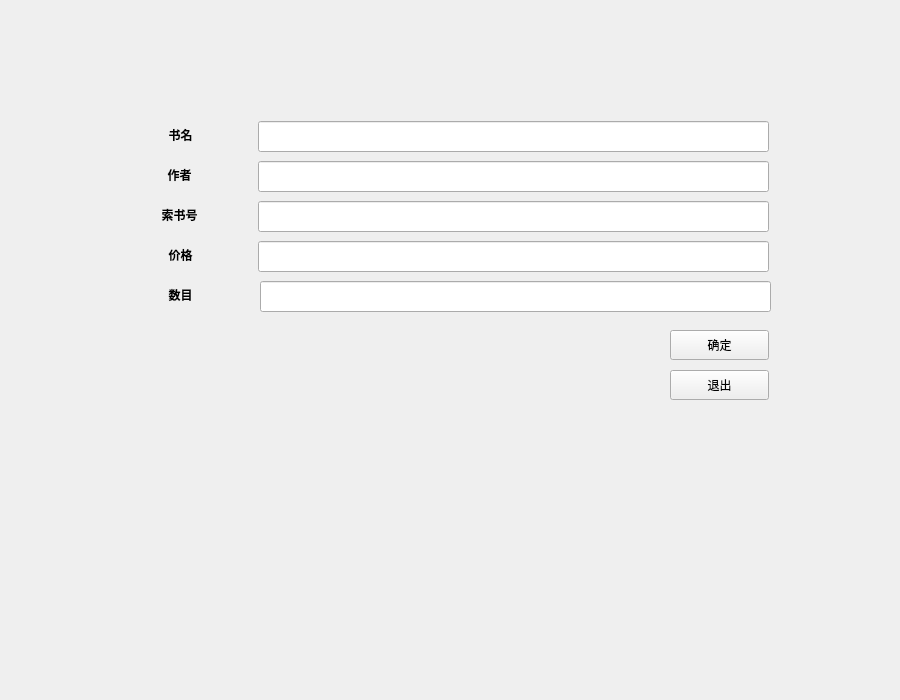
<?xml version="1.0" encoding="UTF-8"?>
<ui version="4.0">
 <class>Add_book</class>
 <widget class="QWidget" name="Add_book">
  <property name="geometry">
   <rect>
    <x>0</x>
    <y>0</y>
    <width>900</width>
    <height>700</height>
   </rect>
  </property>
  <property name="minimumSize">
   <size>
    <width>900</width>
    <height>700</height>
   </size>
  </property>
  <property name="windowTitle">
   <string>添加图书</string>
  </property>
  <property name="styleSheet">
   <string notr="true">background-image: url(:/img/backgroud.png);</string>
  </property>
  <widget class="QWidget" name="verticalLayoutWidget">
   <property name="geometry">
    <rect>
     <x>580</x>
     <y>400</y>
     <width>101</width>
     <height>68</height>
    </rect>
   </property>
   <layout class="QVBoxLayout" name="verticalLayout"/>
  </widget>
  <widget class="QLineEdit" name="in_title">
   <property name="geometry">
    <rect>
     <x>258</x>
     <y>121</y>
     <width>511</width>
     <height>31</height>
    </rect>
   </property>
   <property name="sizePolicy">
    <sizepolicy hsizetype="Fixed" vsizetype="Fixed">
     <horstretch>0</horstretch>
     <verstretch>0</verstretch>
    </sizepolicy>
   </property>
   <property name="minimumSize">
    <size>
     <width>500</width>
     <height>22</height>
    </size>
   </property>
  </widget>
  <widget class="QLabel" name="Title_info">
   <property name="geometry">
    <rect>
     <x>130</x>
     <y>120</y>
     <width>101</width>
     <height>31</height>
    </rect>
   </property>
   <property name="minimumSize">
    <size>
     <width>70</width>
     <height>30</height>
    </size>
   </property>
   <property name="text">
    <string>&lt;html&gt;&lt;head/&gt;&lt;body&gt;&lt;p align=&quot;center&quot;&gt;&lt;span style=&quot; font-weight:600;&quot;&gt;书名&lt;/span&gt;&lt;/p&gt;&lt;/body&gt;&lt;/html&gt;</string>
   </property>
  </widget>
  <widget class="QLineEdit" name="in_writer">
   <property name="geometry">
    <rect>
     <x>258</x>
     <y>161</y>
     <width>511</width>
     <height>31</height>
    </rect>
   </property>
   <property name="minimumSize">
    <size>
     <width>500</width>
     <height>22</height>
    </size>
   </property>
  </widget>
  <widget class="QLabel" name="wtiter_info">
   <property name="geometry">
    <rect>
     <x>129</x>
     <y>160</y>
     <width>101</width>
     <height>31</height>
    </rect>
   </property>
   <property name="sizePolicy">
    <sizepolicy hsizetype="Fixed" vsizetype="Fixed">
     <horstretch>0</horstretch>
     <verstretch>0</verstretch>
    </sizepolicy>
   </property>
   <property name="minimumSize">
    <size>
     <width>70</width>
     <height>30</height>
    </size>
   </property>
   <property name="text">
    <string>&lt;!DOCTYPE HTML PUBLIC &quot;-//W3C//DTD HTML 4.0//EN&quot; &quot;http://www.w3.org/TR/REC-html40/strict.dtd&quot;&gt;
&lt;html&gt;&lt;head&gt;&lt;meta name=&quot;qrichtext&quot; content=&quot;1&quot; /&gt;&lt;style type=&quot;text/css&quot;&gt;
p, li { white-space: pre-wrap; }
&lt;/style&gt;&lt;/head&gt;&lt;body style=&quot; font-family:'SimSun'; font-size:9pt; font-weight:400; font-style:normal;&quot;&gt;
&lt;p align=&quot;center&quot; style=&quot; margin-top:0px; margin-bottom:0px; margin-left:0px; margin-right:0px; -qt-block-indent:0; text-indent:0px;&quot;&gt;&lt;span style=&quot; font-family:'SimSun'; font-weight:600;&quot;&gt;作者&lt;/span&gt;&lt;/p&gt;&lt;/body&gt;&lt;/html&gt;</string>
   </property>
  </widget>
  <widget class="QLineEdit" name="in_ISBN">
   <property name="geometry">
    <rect>
     <x>258</x>
     <y>201</y>
     <width>511</width>
     <height>31</height>
    </rect>
   </property>
   <property name="minimumSize">
    <size>
     <width>500</width>
     <height>22</height>
    </size>
   </property>
  </widget>
  <widget class="QLabel" name="ISBN_info">
   <property name="geometry">
    <rect>
     <x>129</x>
     <y>200</y>
     <width>101</width>
     <height>31</height>
    </rect>
   </property>
   <property name="minimumSize">
    <size>
     <width>70</width>
     <height>30</height>
    </size>
   </property>
   <property name="text">
    <string>&lt;html&gt;&lt;head/&gt;&lt;body&gt;&lt;p align=&quot;center&quot;&gt;&lt;span style=&quot; font-weight:600;&quot;&gt;索书号&lt;/span&gt;&lt;/p&gt;&lt;/body&gt;&lt;/html&gt;</string>
   </property>
  </widget>
  <widget class="QLineEdit" name="in_price">
   <property name="geometry">
    <rect>
     <x>258</x>
     <y>241</y>
     <width>511</width>
     <height>31</height>
    </rect>
   </property>
   <property name="minimumSize">
    <size>
     <width>500</width>
     <height>22</height>
    </size>
   </property>
  </widget>
  <widget class="QLabel" name="price_info">
   <property name="geometry">
    <rect>
     <x>130</x>
     <y>240</y>
     <width>101</width>
     <height>31</height>
    </rect>
   </property>
   <property name="minimumSize">
    <size>
     <width>70</width>
     <height>30</height>
    </size>
   </property>
   <property name="text">
    <string>&lt;html&gt;&lt;head/&gt;&lt;body&gt;&lt;p align=&quot;center&quot;&gt;&lt;span style=&quot; font-weight:600;&quot;&gt;价格&lt;/span&gt;&lt;/p&gt;&lt;/body&gt;&lt;/html&gt;</string>
   </property>
  </widget>
  <widget class="QLabel" name="num_info">
   <property name="geometry">
    <rect>
     <x>130</x>
     <y>280</y>
     <width>101</width>
     <height>30</height>
    </rect>
   </property>
   <property name="minimumSize">
    <size>
     <width>70</width>
     <height>30</height>
    </size>
   </property>
   <property name="text">
    <string>&lt;html&gt;&lt;head/&gt;&lt;body&gt;&lt;p align=&quot;center&quot;&gt;&lt;span style=&quot; font-weight:600;&quot;&gt;数目&lt;/span&gt;&lt;/p&gt;&lt;/body&gt;&lt;/html&gt;</string>
   </property>
  </widget>
  <widget class="QLineEdit" name="in_num">
   <property name="geometry">
    <rect>
     <x>260</x>
     <y>281</y>
     <width>511</width>
     <height>31</height>
    </rect>
   </property>
   <property name="minimumSize">
    <size>
     <width>500</width>
     <height>22</height>
    </size>
   </property>
  </widget>
  <widget class="QPushButton" name="sure">
   <property name="geometry">
    <rect>
     <x>670</x>
     <y>330</y>
     <width>99</width>
     <height>30</height>
    </rect>
   </property>
   <property name="minimumSize">
    <size>
     <width>70</width>
     <height>30</height>
    </size>
   </property>
   <property name="text">
    <string>确定</string>
   </property>
  </widget>
  <widget class="QPushButton" name="Exit">
   <property name="geometry">
    <rect>
     <x>670</x>
     <y>370</y>
     <width>99</width>
     <height>30</height>
    </rect>
   </property>
   <property name="minimumSize">
    <size>
     <width>70</width>
     <height>30</height>
    </size>
   </property>
   <property name="text">
    <string>退出</string>
   </property>
  </widget>
 </widget>
 <resources/>
 <connections/>
</ui>
